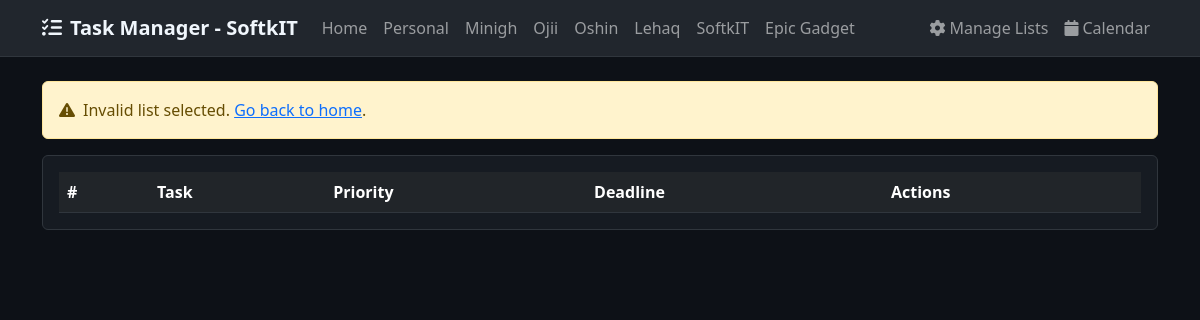
Page /list-task.php on the committed database.
### tables this page shows
CREATE TABLE
  `tbl_lists` (
    `list_id` int unsigned NOT NULL AUTO_INCREMENT,
    `list_name` varchar(50) NOT NULL,
    `list_description` varchar(150) DEFAULT NULL,
    PRIMARY KEY (`list_id`)
  );

### list-task.php (the view, shortened to what this page needs)
<?php
$list_id = isset($_GET['list_id']) ? (int)$_GET['list_id'] : 0;
$list_name = '';
?>
<!DOCTYPE html>
<html lang="en">
<head>
    <link href="https://cdn.jsdelivr.net/npm/bootstrap@5.3.0/dist/css/bootstrap.min.css" rel="stylesheet">
    <link href="https://cdnjs.cloudflare.com/ajax/libs/font-awesome/6.4.0/css/all.min.css" rel="stylesheet">
    <link href="https://cdn.jsdelivr.net/npm/sweetalert2@11.10.1/dist/sweetalert2.min.css" rel="stylesheet">
</head>
<body>
    <nav class="navbar navbar-expand-lg navbar-dark mb-4" style="background-color: #21262d; border-bottom: 1px solid #30363d;">
        <div class="container">
            <a class="navbar-brand" href="<?php echo SITEURL; ?>">
                <i class="fas fa-tasks me-2"></i>Task Manager - SoftkIT
            </a>
            <div class="collapse navbar-collapse" id="navbarNav">
                <ul class="navbar-nav me-auto">
                    <li class="nav-item">
                        <a class="nav-link" href="<?php echo SITEURL; ?>">Home</a>
                    </li>
                    <?php
                    try {
                        $conn2 = new mysqli(LOCALHOST, DB_USERNAME, DB_PASSWORD, DB_NAME);
                        $sql2 = "SELECT * FROM tbl_lists ORDER BY list_id ASC";
                        $res2 = $conn2->query($sql2);
                        if ($res2 && $res2->num_rows > 0) {
                            while ($row2 = $res2->fetch_assoc()) {
                                $nav_list_id = htmlspecialchars($row2['list_id']);
                                $nav_list_name = htmlspecialchars($row2['list_name']);
                                $active_class = ($nav_list_id == $list_id) ? ' active' : '';
                                echo '<li class="nav-item">';
                                echo '<a class="nav-link' . $active_class . '" href="' . SITEURL . 'list-task.php?list_id=' . $nav_list_id . '">' . $nav_list_name . '</a>';
                                echo '</li>';
                            }
                        }
                    } catch (Exception $e) {
                        error_log($e->getMessage());
                    }
                    ?>
                </ul>
                <ul class="navbar-nav">
                    <li class="nav-item">
                        <a class="nav-link" href="<?php echo SITEURL; ?>manage-list.php">
                            <i class="fas fa-cog me-1"></i>Manage Lists
                        </a>
                    </li>
                    <li class="nav-item">
                        <a class="nav-link" href="calendar.php">
                            <i class="fas fa-calendar me-1"></i>Calendar
                        </a>
                    </li>
                </ul>
            </div>
        </div>
    </nav>
    <div class="container">
        <?php if ($list_name): ?>
            <div class="d-flex justify-content-between align-items-center mb-4">
                <h2 class="fw-semibold"><i class="fas fa-list-ul me-2"></i><?php echo $list_name; ?> Tasks</h2>
                <a href="<?php echo SITEURL; ?>add-task.php" class="btn btn-primary btn-sm">
                    <i class="fas fa-plus me-1"></i>Add Task
                </a>
            </div>
        <?php else: ?>
            <div class="alert alert-warning" role="alert">
                <i class="fas fa-exclamation-triangle me-2"></i>Invalid list selected. <a href="<?php echo SITEURL; ?>">Go back to home</a>.
            </div>
        <?php endif; ?>
        <div class="row">
            <div class="col-12">
                <div class="card">
                    <div class="card-body">
                        <div class="table-responsive">
                            <table class="table table-hover table-dark mb-0">
                                <thead class="table-dark">
                                    <tr>
                                        <th scope="col">#</th>
                                        <th scope="col">Task</th>
                                        <th scope="col">Priority</th>
                                        <th scope="col">Deadline</th>
                                        <th scope="col">Actions</th>
                                    </tr>
                                </thead>
                            </table>
                        </div>
                    </div>
                </div>
            </div>
        </div>
    </div>
</body>
</html>

### list-task.php (style rules this page uses)
body { background-color: #0d1117; color: #e6edf3; }
.navbar-brand { font-weight: 600; color: #f0f6fc !important; }
.card { background-color: #161b22; border: 1px solid #30363d; border-radius: 6px; }
.table-dark { background-color: #21262d; border-color: #30363d; }

### rows in the picture
tbl_lists: list_name "Personal"
tbl_lists: list_name "Minigh"
tbl_lists: list_name "Ojii"
tbl_lists: list_name "Oshin"
tbl_lists: list_name "Lehaq"
tbl_lists: list_name "SoftkIT"
tbl_lists: list_name "Epic Gadget"
